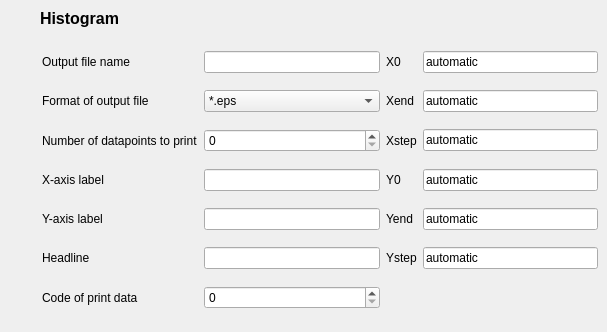
      <widget class="QWidget" name="tab_4">
       <attribute name="title">
        <string>Histogram</string>
       </attribute>
       <widget class="QLabel" name="label_77">
        <property name="geometry">
         <rect>
          <x>40</x>
          <y>10</y>
          <width>291</width>
          <height>17</height>
         </rect>
        </property>
        <property name="font">
         <font>
          <pointsize>12</pointsize>
          <weight>75</weight>
          <bold>true</bold>
         </font>
        </property>
        <property name="text">
         <string>Histogram</string>
        </property>
       </widget>
       <widget class="QWidget" name="layoutWidget_4">
        <property name="geometry">
         <rect>
          <x>42</x>
          <y>40</y>
          <width>556</width>
          <height>283</height>
         </rect>
        </property>
        <layout class="QGridLayout" name="gridLayout_9">
         <item row="0" column="0">
          <widget class="QLabel" name="label_78">
           <property name="text">
            <string>Output file name</string>
           </property>
          </widget>
         </item>
         <item row="0" column="1">
          <widget class="QLineEdit" name="lineEdit_48"/>
         </item>
         <item row="0" column="2">
          <widget class="QLabel" name="label_79">
           <property name="text">
            <string>X0</string>
           </property>
          </widget>
         </item>
         <item row="0" column="3">
          <widget class="QLineEdit" name="lineEdit_49">
           <property name="text">
            <string>automatic</string>
           </property>
          </widget>
         </item>
         <item row="1" column="0">
          <widget class="QLabel" name="label_80">
           <property name="text">
            <string>Format of output file</string>
           </property>
          </widget>
         </item>
         <item row="1" column="1">
          <widget class="QComboBox" name="comboBox_9">
           <item>
            <property name="text">
             <string>*.eps</string>
            </property>
           </item>
           <item>
            <property name="text">
             <string>*.jpeg</string>
            </property>
           </item>
           <item>
            <property name="text">
             <string>*.pdf</string>
            </property>
           </item>
           <item>
            <property name="text">
             <string>*.svg</string>
            </property>
           </item>
          </widget>
         </item>
         <item row="1" column="2">
          <widget class="QLabel" name="label_81">
           <property name="text">
            <string>Xend</string>
           </property>
          </widget>
         </item>
         <item row="1" column="3">
          <widget class="QLineEdit" name="lineEdit_50">
           <property name="text">
            <string>automatic</string>
           </property>
          </widget>
         </item>
         <item row="2" column="0">
          <widget class="QLabel" name="label_82">
           <property name="text">
            <string>Number of datapoints to print</string>
           </property>
          </widget>
         </item>
         <item row="2" column="1">
          <widget class="QSpinBox" name="spinBox_nPrint_5"/>
         </item>
         <item row="2" column="2">
          <widget class="QLabel" name="label_83">
           <property name="text">
            <string>Xstep</string>
           </property>
          </widget>
         </item>
         <item row="2" column="3">
          <widget class="QLineEdit" name="lineEdit_51">
           <property name="text">
            <string>automatic</string>
           </property>
          </widget>
         </item>
         <item row="3" column="0">
          <widget class="QLabel" name="label_84">
           <property name="text">
            <string>X-axis label</string>
           </property>
          </widget>
         </item>
         <item row="3" column="1">
          <widget class="QLineEdit" name="lineEdit_52"/>
         </item>
         <item row="3" column="2">
          <widget class="QLabel" name="label_85">
           <property name="text">
            <string>Y0</string>
           </property>
          </widget>
         </item>
         <item row="3" column="3">
          <widget class="QLineEdit" name="lineEdit_53">
           <property name="text">
            <string>automatic</string>
           </property>
          </widget>
         </item>
         <item row="4" column="0">
          <widget class="QLabel" name="label_86">
           <property name="text">
            <string>Y-axis label</string>
           </property>
          </widget>
         </item>
         <item row="4" column="1">
          <widget class="QLineEdit" name="lineEdit_54"/>
         </item>
         <item row="4" column="2">
          <widget class="QLabel" name="label_87">
           <property name="text">
            <string>Yend</string>
           </property>
          </widget>
         </item>
         <item row="4" column="3">
          <widget class="QLineEdit" name="lineEdit_55">
           <property name="text">
            <string>automatic</string>
           </property>
          </widget>
         </item>
         <item row="5" column="0">
          <widget class="QLabel" name="label_88">
           <property name="text">
            <string>Headline</string>
           </property>
          </widget>
         </item>
         <item row="5" column="1">
          <widget class="QLineEdit" name="lineEdit_56"/>
         </item>
         <item row="5" column="2">
          <widget class="QLabel" name="label_89">
           <property name="text">
            <string>Ystep</string>
           </property>
          </widget>
         </item>
         <item row="5" column="3">
          <widget class="QLineEdit" name="lineEdit_57">
           <property name="text">
            <string>automatic</string>
           </property>
          </widget>
         </item>
         <item row="6" column="0">
          <widget class="QLabel" name="label_90">
           <property name="text">
            <string>Code of print data</string>
           </property>
          </widget>
         </item>
         <item row="6" column="1">
          <widget class="QSpinBox" name="spinBox_11"/>
         </item>
        </layout>
       </widget>
      </widget>
